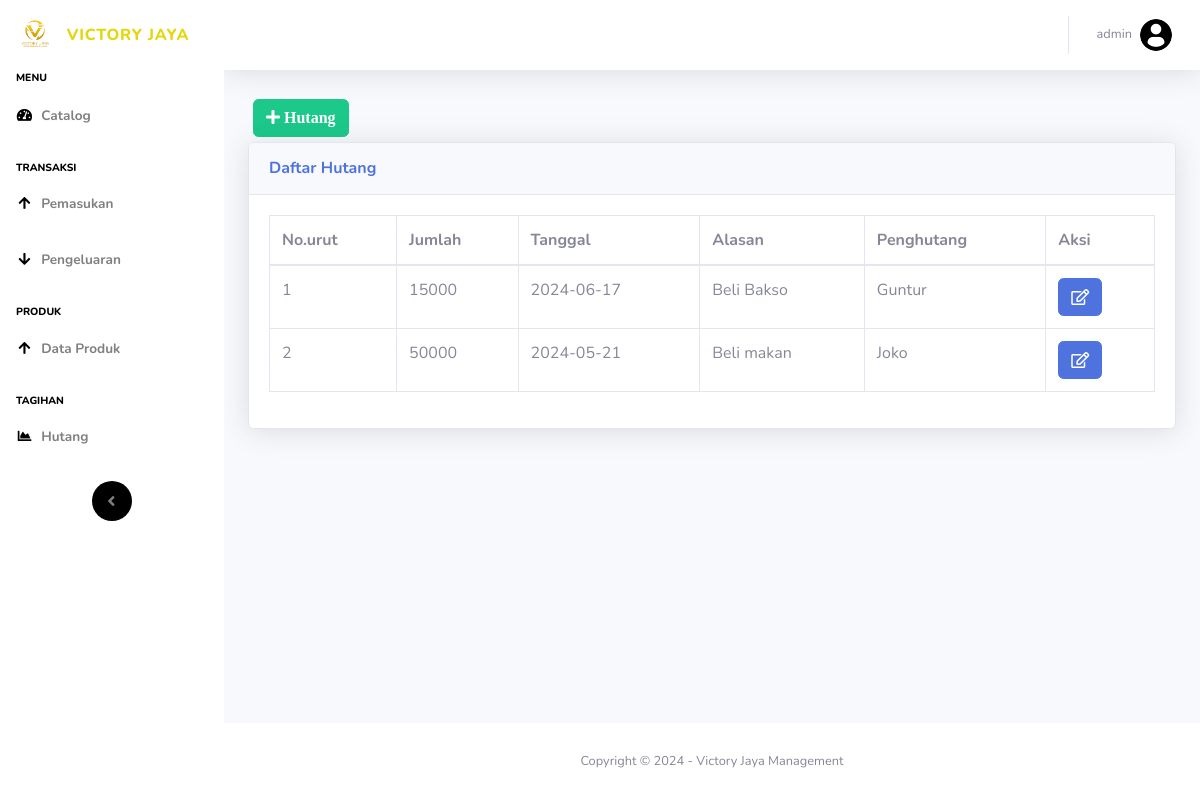
/hutang.php (signed in), run on the app's committed database.
### tables this page shows
CREATE TABLE `hutang` (
  `id_hutang` int(11) NOT NULL,
  `jumlah` int(11) NOT NULL,
  `tgl_hutang` date NOT NULL,
  `alasan` text NOT NULL,
  `penghutang` varchar(40) NOT NULL
);

### hutang.php (the view, shortened to what this page needs)
<!DOCTYPE html>
<html lang="en">
<head>
  <link href="vendor/fontawesome-free/css/all.min.css" rel="stylesheet" type="text/css">
  <link href="css/sb-admin-2.min.css" rel="stylesheet">
</head>
<body id="page-top">
  <?php
  require 'koneksi.php';
  require 'sidebar.php';
  ?>
  <div id="content">
    <?php require 'navbar.php'; ?>
    <div class="container-fluid">
      <button type="button" class="btn btn-success" style="margin:5px" data-toggle="modal" data-target="#myModalTambah"><i class="fa fa-plus"> Hutang</i></button><br>
      <div class="card shadow mb-4">
        <div class="card-header py-3">
          <h6 class="m-0 font-weight-bold text-primary">Daftar Hutang</h6>
        </div>
        <div class="card-body">
          <div class="table-responsive">
            <table class="table table-bordered" id="dataTable" width="100%" cellspacing="0">
              <thead>
                <tr>
                  <th>No.urut</th>
                  <th>Jumlah</th>
                  <th>Tanggal</th>
                  <th>Alasan</th>
                  <th>Penghutang</th>
                  <th>Aksi</th>
                </tr>
              </thead>
              <tbody>
                <?php
                $query = mysqli_query($koneksi, "SELECT * FROM hutang where jumlah > 1000 ORDER BY tgl_hutang DESC");
                $no = 1;
                while ($data = mysqli_fetch_assoc($query)) {
                ?>
                  <tr>
                    <td><?= $no++ ?></td>
                    <td><?= $data['jumlah'] ?></td>
                    <td><?= $data['tgl_hutang'] ?></td>
                    <td><?= $data['alasan'] ?></td>
                    <td><?= $data['penghutang'] ?></td>
                    <td>
                      <a href="#" type="button" class=" fa fa-edit btn btn-primary btn-md" data-toggle="modal" data-target="#myModal<?php echo $data['id_hutang']; ?>"></a>
                    </td>
                  </tr>
          </div>
        <?php
                }
        ?>
        </div>
      </div>
    </div>
  </div>
  </div>
  <?php require 'footer.php' ?>
</body>
</html>

### data on the page
hutang: jumlah "15000", tgl_hutang "2024-06-17", alasan "Beli Bakso", penghutang "Guntur"
hutang: jumlah "50000", tgl_hutang "2024-05-21", alasan "Beli makan", penghutang "Joko"

### other printed values
$_SESSION['nama'] "admin"
